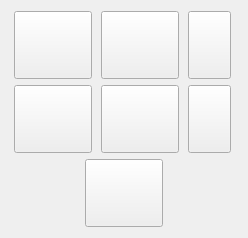
      <widget class="QWidget" name="tbKitchen">
       <property name="geometry">
        <rect>
         <x>0</x>
         <y>0</y>
         <width>248</width>
         <height>216</height>
        </rect>
       </property>
       <attribute name="label">
        <string>Kitchen</string>
       </attribute>
       <layout class="QVBoxLayout" name="verticalLayout_8">
        <item>
         <layout class="QHBoxLayout" name="horLO_Kitchen_1">
          <item>
           <widget class="QPushButton" name="btnBottomCabinet1">
            <property name="sizePolicy">
             <sizepolicy hsizetype="Fixed" vsizetype="Fixed">
              <horstretch>0</horstretch>
              <verstretch>0</verstretch>
             </sizepolicy>
            </property>
            <property name="cursor">
             <cursorShape>PointingHandCursor</cursorShape>
            </property>
            <property name="styleSheet">
             <string notr="true">border-image: url(:/img/furniture/kitchen/bottom_cabinet_1.png);
width: 70px;
height: 60px;</string>
            </property>
            <property name="text">
             <string/>
            </property>
           </widget>
          </item>
          <item>
           <widget class="QPushButton" name="btnBottomCabinet2">
            <property name="sizePolicy">
             <sizepolicy hsizetype="Fixed" vsizetype="Fixed">
              <horstretch>0</horstretch>
              <verstretch>0</verstretch>
             </sizepolicy>
            </property>
            <property name="cursor">
             <cursorShape>PointingHandCursor</cursorShape>
            </property>
            <property name="styleSheet">
             <string notr="true">border-image: url(:/img/furniture/kitchen/bottom_cabinet_2.png);
width: 70px;
height: 60px;</string>
            </property>
            <property name="text">
             <string/>
            </property>
           </widget>
          </item>
          <item>
           <widget class="QPushButton" name="btnBottomCabinet3">
            <property name="sizePolicy">
             <sizepolicy hsizetype="Fixed" vsizetype="Fixed">
              <horstretch>0</horstretch>
              <verstretch>0</verstretch>
             </sizepolicy>
            </property>
            <property name="cursor">
             <cursorShape>PointingHandCursor</cursorShape>
            </property>
            <property name="styleSheet">
             <string notr="true">border-image: url(:/img/furniture/kitchen/bottom_cabinet_3.png);
width: 35px;
height: 60px;</string>
            </property>
            <property name="text">
             <string/>
            </property>
           </widget>
          </item>
         </layout>
        </item>
        <item>
         <layout class="QHBoxLayout" name="horLO_Kitchen_2">
          <item>
           <widget class="QPushButton" name="btnTopCabinet1">
            <property name="sizePolicy">
             <sizepolicy hsizetype="Fixed" vsizetype="Fixed">
              <horstretch>0</horstretch>
              <verstretch>0</verstretch>
             </sizepolicy>
            </property>
            <property name="cursor">
             <cursorShape>PointingHandCursor</cursorShape>
            </property>
            <property name="styleSheet">
             <string notr="true">border-image: url(:/img/furniture/kitchen/top_cabinet_1.png);
width: 70px;
height: 60px;</string>
            </property>
            <property name="text">
             <string/>
            </property>
           </widget>
          </item>
          <item>
           <widget class="QPushButton" name="btnTopCabinet2">
            <property name="sizePolicy">
             <sizepolicy hsizetype="Fixed" vsizetype="Fixed">
              <horstretch>0</horstretch>
              <verstretch>0</verstretch>
             </sizepolicy>
            </property>
            <property name="cursor">
             <cursorShape>PointingHandCursor</cursorShape>
            </property>
            <property name="styleSheet">
             <string notr="true">border-image: url(:/img/furniture/kitchen/top_cabinet_2.png);
width: 70px;
height: 60px;</string>
            </property>
            <property name="text">
             <string/>
            </property>
           </widget>
          </item>
          <item>
           <widget class="QPushButton" name="btnTopCabinet3">
            <property name="sizePolicy">
             <sizepolicy hsizetype="Fixed" vsizetype="Fixed">
              <horstretch>0</horstretch>
              <verstretch>0</verstretch>
             </sizepolicy>
            </property>
            <property name="cursor">
             <cursorShape>PointingHandCursor</cursorShape>
            </property>
            <property name="styleSheet">
             <string notr="true">border-image: url(:/img/furniture/kitchen/top_cabinet_3.png);
width: 35px;
height: 60px;</string>
            </property>
            <property name="text">
             <string/>
            </property>
           </widget>
          </item>
         </layout>
        </item>
        <item>
         <layout class="QHBoxLayout" name="horLO_Kitchen_3">
          <item>
           <widget class="QPushButton" name="btnStove">
            <property name="sizePolicy">
             <sizepolicy hsizetype="Fixed" vsizetype="Fixed">
              <horstretch>0</horstretch>
              <verstretch>0</verstretch>
             </sizepolicy>
            </property>
            <property name="cursor">
             <cursorShape>PointingHandCursor</cursorShape>
            </property>
            <property name="styleSheet">
             <string notr="true">border-image: url(:/img/furniture/kitchen/stove.png);
width: 70px;
height: 60px;</string>
            </property>
            <property name="text">
             <string/>
            </property>
           </widget>
          </item>
         </layout>
        </item>
       </layout>
      </widget>
